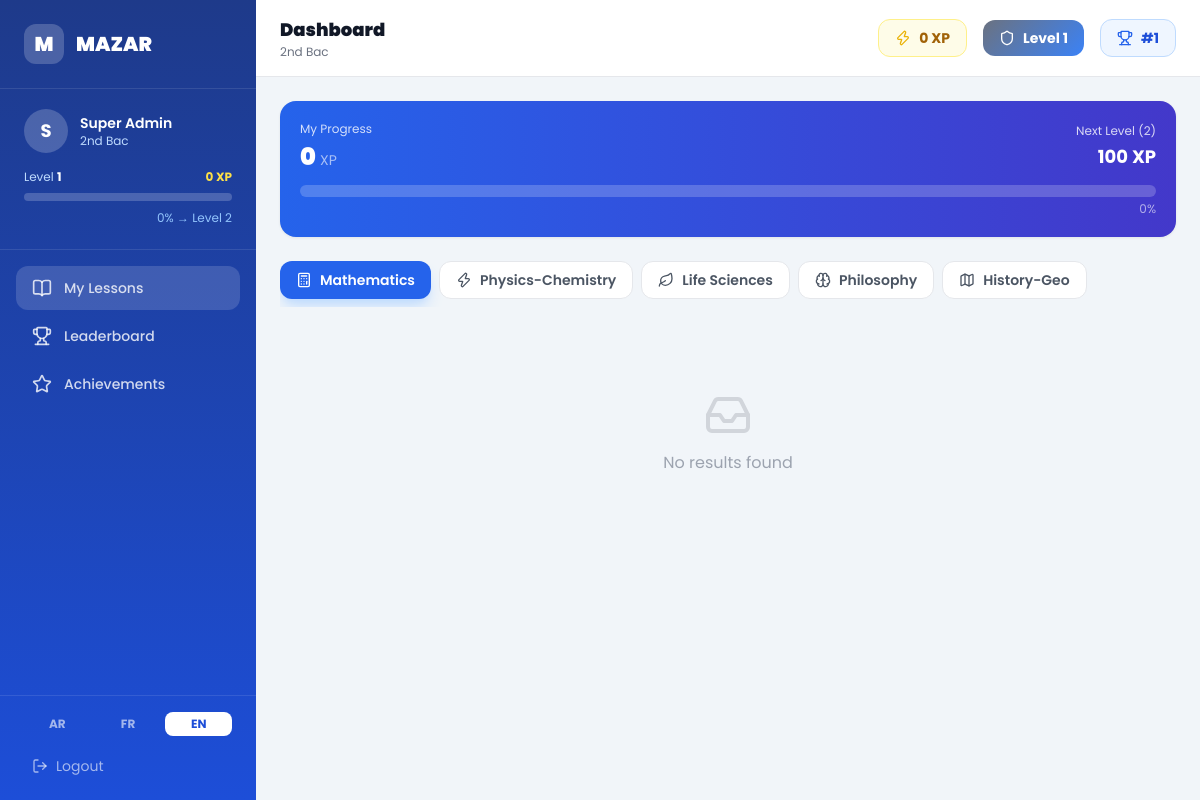
The app's page /student/dashboard.php?lang=en&tab=lessons (signed in) with its own data.
### tables this page shows
CREATE TABLE IF NOT EXISTS `levels` (
  `id`        INT UNSIGNED NOT NULL AUTO_INCREMENT,
  `name_ar`   VARCHAR(100) NOT NULL,
  `name_fr`   VARCHAR(100) NOT NULL,
  `name_en`   VARCHAR(100) NOT NULL,
  `slug`      VARCHAR(60)  NOT NULL,
  `order_num` TINYINT      NOT NULL DEFAULT 0,
  PRIMARY KEY (`id`),
  UNIQUE KEY `slug` (`slug`)
);

CREATE TABLE IF NOT EXISTS `subjects` (
  `id`        INT UNSIGNED NOT NULL AUTO_INCREMENT,
  `name_ar`   VARCHAR(100) NOT NULL,
  `name_fr`   VARCHAR(100) NOT NULL,
  `name_en`   VARCHAR(100) NOT NULL,
  `level_id`  INT UNSIGNED NOT NULL,
  `icon`      VARCHAR(60)  NOT NULL DEFAULT 'BookOpen',
  `color`     VARCHAR(20)  NOT NULL DEFAULT '#3B82F6',
  `order_num` TINYINT      NOT NULL DEFAULT 0,
  PRIMARY KEY (`id`),
  KEY `level_id` (`level_id`),
  CONSTRAINT `fk_subjects_level` FOREIGN KEY (`level_id`) REFERENCES `levels` (`id`) ON DELETE CASCADE
);

### includes/functions.php (called while the page is built, shortened)
<?php
function getCurrentLang(): string {
    return $_SESSION[SESS_LANG] ?? DEFAULT_LANG;
}
function getDirection(): string {
    return getCurrentLang() === 'ar' ? 'rtl' : 'ltr';
}
function loadTranslations(): array {
    static $trans = null;
    if ($trans === null) {
        $lang = getCurrentLang();
        $file = dirname(__DIR__) . '/lang/' . $lang . '.php';
        $trans = include $file;
    }
    return $trans;
}
function t(string $key, array $replace = []): string {
    $translations = loadTranslations();
    $text = $translations[$key] ?? $key;
    return $text;
}
function getLevelThresholds(): array {
    return unserialize(LEVEL_THRESHOLDS);
}
function xpForNextLevel(int $currentLevel): int {
    $thresholds = getLevelThresholds();
    return $thresholds[$currentLevel + 1] ?? end($thresholds);
}
function xpProgressPercent(int $xp, int $level): float {
    $thresholds = getLevelThresholds();
    $current = $thresholds[$level] ?? 0;
    $next    = $thresholds[$level + 1] ?? $thresholds[10];
    return min(100, round(($xp - $current) / ($next - $current) * 100, 1));
}
function getSubjectsByLevel(int $levelId): array {
    $lang = getCurrentLang();
    $col  = "name_{$lang}";
    $db   = getDB();
    $stmt = $db->prepare("SELECT id, {$col} AS name, icon, color FROM subjects WHERE level_id = ? ORDER BY order_num ASC");
    $stmt->execute([$levelId]);
    return $stmt->fetchAll();
}
function getLessonsBySubject(int $subjectId, int $userId = 0): array {
    $lang = getCurrentLang();
    $col  = "title_{$lang}";
    $db   = getDB();
    $sql  = "SELECT l.id, l.{$col} AS title, l.type, l.url, l.thumbnail, l.xp_reward, l.duration,
                    " . ($userId ? "IF(ulc.id IS NOT NULL, 1, 0)" : "0") . " AS completed
             FROM lessons l
             " . ($userId ? "LEFT JOIN user_lesson_completions ulc ON ulc.lesson_id=l.id AND ulc.user_id=?" : "") . "
             WHERE l.subject_id = ? AND l.published = 1
             ORDER BY l.order_num ASC";
    $params = $userId ? [$userId, $subjectId] : [$subjectId];
    $stmt = $db->prepare($sql);
    $stmt->execute($params);
    return $stmt->fetchAll();
}

### student/dashboard.php (the view, shortened to what this page needs)
<?php
require_once dirname(__DIR__) . '/includes/functions.php';
$lang      = getCurrentLang();
$dir       = getDirection();
$userId    = (int)$_SESSION[SESS_USER_ID];
$gradeId   = (int)$_SESSION[SESS_GRADE];
$userXP    = (int)$_SESSION[SESS_XP];
$userLevel = (int)$_SESSION[SESS_LEVEL];
$userName  = $_SESSION[SESS_USERNAME] ?? 'Student';
$db      = getDB();
$lvlStmt = $db->prepare("SELECT name_{$lang} AS name FROM levels WHERE id = ?");
$lvlStmt->execute([$gradeId]);
$gradeName = $lvlStmt->fetchColumn() ?: '—';
$subjects  = getSubjectsByLevel($gradeId);
$rankStmt = $db->prepare(
    "SELECT COUNT(*)+1 AS rank FROM users
     WHERE grade_level_id=? AND xp_points>? AND role='student' AND status='active'"
);
$rankStmt->execute([$gradeId, $userXP]);
$userRank = $rankStmt->fetchColumn() ?: 1;
$activeSubjectId = (int)($_GET['subject'] ?? ($subjects[0]['id'] ?? 0));
$lessons = $activeSubjectId ? getLessonsBySubject($activeSubjectId, $userId) : [];
$progressPct  = xpProgressPercent($userXP, $userLevel);
$nextLevelXP  = xpForNextLevel($userLevel);
$tab = $_GET['tab'] ?? 'lessons';
?>
<!DOCTYPE html>
<html lang="<?= $lang ?>" dir="<?= $dir ?>">
<head>
  <script src="https://cdn.tailwindcss.com"></script>
  <link rel="stylesheet" href="https://cdnjs.cloudflare.com/ajax/libs/animate.css/4.1.1/animate.min.css">
  <link rel="stylesheet" href="../assets/css/xp-animations.css">
</head>
<body class="flex h-screen overflow-hidden" x-data="mazarDashboard()" x-init="init()">
<aside class="sidebar w-64 flex-shrink-0 flex flex-col h-full overflow-y-auto hidden md:flex">
  <div class="px-6 py-6 border-b border-white/10">
    <a href="/" class="flex items-center gap-3">
      <div class="w-10 h-10 rounded-xl bg-white/20 flex items-center justify-center">
        <span class="text-white font-black text-xl">M</span>
      </div>
      <span class="text-white font-black text-xl"><?= t('site_name') ?></span>
    </a>
  </div>
  <div class="px-6 py-5 border-b border-white/10">
    <div class="flex items-center gap-3 mb-4">
      <div class="w-11 h-11 rounded-full bg-white/20 flex items-center justify-center text-white font-bold text-lg flex-shrink-0">
        <?= mb_strtoupper(mb_substr($userName, 0, 1)) ?>
      </div>
      <div class="overflow-hidden">
        <div class="text-white font-semibold text-sm truncate"><?= htmlspecialchars($userName) ?></div>
        <div class="text-blue-200 text-xs truncate"><?= htmlspecialchars($gradeName) ?></div>
      </div>
    </div>
    <div class="flex items-center justify-between mb-2">
      <span class="text-blue-200 text-xs"><?= t('level') ?> <span id="sidebar-level" class="text-white font-bold"><?= $userLevel ?></span></span>
      <span class="text-yellow-300 text-xs font-bold"><span id="sidebar-xp"><?= $userXP ?></span> XP</span>
    </div>
    <div class="bg-white/20 rounded-full h-2">
    </div>
    <div class="text-right mt-1">
      <span class="text-blue-300 text-xs"><?= round($progressPct) ?>% → <?= t('level') ?> <?= $userLevel+1 ?></span>
    </div>
  </div>
  <nav class="px-4 py-4 flex-1 sidebar-nav">
    <a href="?tab=lessons"
       class="flex items-center gap-3 px-4 py-3 rounded-xl text-white/80 hover:text-white hover:bg-white/10 transition mb-1 <?= $tab==='lessons'?'active-tab':'' ?>">
      <i data-lucide="book-open" class="icon w-5 h-5 flex-shrink-0"></i>
      <span class="text-sm font-medium"><?= t('my_lessons') ?></span>
    </a>
    <a href="?tab=leaderboard"
       class="flex items-center gap-3 px-4 py-3 rounded-xl text-white/80 hover:text-white hover:bg-white/10 transition mb-1 <?= $tab==='leaderboard'?'active-tab':'' ?>">
      <i data-lucide="trophy" class="icon w-5 h-5 flex-shrink-0"></i>
      <span class="text-sm font-medium"><?= t('leaderboard') ?></span>
    </a>
    <a href="?tab=achievements"
       class="flex items-center gap-3 px-4 py-3 rounded-xl text-white/80 hover:text-white hover:bg-white/10 transition mb-1 <?= $tab==='achievements'?'active-tab':'' ?>">
      <i data-lucide="star" class="icon w-5 h-5 flex-shrink-0"></i>
      <span class="text-sm font-medium"><?= t('achievements') ?></span>
    </a>
  </nav>
  <div class="px-6 py-4 border-t border-white/10 space-y-3">
    <div class="flex gap-1">
      <?php foreach(['ar','fr','en'] as $l): ?>
      <a href="?lang=<?= $l ?>&tab=<?= $tab ?>"
         class="flex-1 text-center py-1 rounded-lg text-xs font-bold transition <?= $lang===$l ? 'bg-white text-blue-700' : 'text-white/60 hover:bg-white/10' ?>">
        <?= strtoupper($l) ?>
      </a>
      <?php endforeach; ?>
    </div>
    <a href="../logout.php" class="flex items-center gap-2 text-white/60 hover:text-white text-sm transition px-2 py-2 rounded-xl hover:bg-white/10">
      <i data-lucide="log-out" class="w-4 h-4 flex-shrink-0"></i>
      <?= t('logout') ?>
    </a>
  </div>
</aside>
<div class="flex-1 flex flex-col overflow-hidden">
  <header class="bg-white border-b border-gray-200 px-6 py-4 flex items-center justify-between flex-shrink-0">
    <div>
      <h1 class="font-black text-gray-900 text-lg"><?= t('dashboard') ?></h1>
      <p class="text-gray-500 text-xs"><?= htmlspecialchars($gradeName) ?></p>
    </div>
    <div class="flex items-center gap-4">
      <div class="flex items-center gap-2 bg-yellow-50 border border-yellow-200 rounded-xl px-4 py-2">
        <i data-lucide="zap" class="w-4 h-4 text-yellow-500"></i>
        <span class="font-bold text-yellow-700 text-sm"><span id="header-xp"><?= $userXP ?></span> XP</span>
      </div>
      <div class="level-badge flex items-center gap-2 rounded-xl px-4 py-2">
        <i data-lucide="shield" class="w-4 h-4 text-white"></i>
        <span class="font-bold text-white text-sm"><?= t('level') ?> <span id="header-level"><?= $userLevel ?></span></span>
      </div>
      <div class="hidden sm:flex items-center gap-2 bg-blue-50 border border-blue-200 rounded-xl px-4 py-2">
        <i data-lucide="trophy" class="w-4 h-4 text-blue-600"></i>
        <span class="font-bold text-blue-700 text-sm">#<?= $userRank ?></span>
      </div>
    </div>
  </header>
  <main class="flex-1 overflow-y-auto p-6">
    <?php if ($tab === 'lessons'): ?>
    <div class="card p-5 mb-6 bg-gradient-to-r from-blue-600 to-indigo-700 text-white">
      <div class="flex items-center justify-between mb-3">
        <div>
          <div class="text-white/80 text-xs mb-1"><?= t('my_progress') ?></div>
          <div class="text-2xl font-black"><?= $userXP ?> <span class="text-white/60 text-sm font-normal">XP</span></div>
        </div>
        <div class="text-right">
          <div class="text-white/80 text-xs mb-1"><?= t('next_level') ?> (<?= $userLevel+1 ?>)</div>
          <div class="text-lg font-bold"><?= $nextLevelXP ?> XP</div>
        </div>
      </div>
      <div class="bg-white/20 rounded-full h-3">
      </div>
      <div class="text-right mt-1 text-white/60 text-xs"><?= round($progressPct) ?>%</div>
    </div>
    <div class="flex gap-2 mb-5 overflow-x-auto pb-2 flex-wrap">
      <?php foreach($subjects as $subj): ?>
      <a href="?tab=lessons&subject=<?= $subj['id'] ?>"
         class="flex items-center gap-2 px-4 py-2 rounded-xl text-sm font-semibold transition flex-shrink-0
         <?= $activeSubjectId===$subj['id'] ? 'bg-blue-600 text-white shadow-lg shadow-blue-200' : 'bg-white text-gray-600 hover:bg-blue-50 hover:text-blue-700 border border-gray-200' ?>">
        <i data-lucide="<?= htmlspecialchars($subj['icon']) ?>" class="w-4 h-4"></i>
        <?= htmlspecialchars($subj['name']) ?>
      </a>
      <?php endforeach; ?>
    </div>
    <div class="grid sm:grid-cols-2 lg:grid-cols-3 gap-5" id="lessons-grid">
      <?php if(empty($lessons)): ?>
      <div class="col-span-3 text-center py-16">
        <i data-lucide="inbox" class="w-12 h-12 text-gray-300 mx-auto mb-3"></i>
        <p class="text-gray-400"><?= t('no_results') ?></p>
      </div>
      <?php endif; ?>
    </div>
    <?php endif; ?>
  </main>
</div>
</body>
</html>

### records on screen
levels: name_en "2nd Bac"
subjects: name_en "Mathematics"
subjects: name_en "Physics-Chemistry"
subjects: name_en "Life Sciences"
subjects: name_en "Philosophy"
subjects: name_en "History-Geo"

### other values on screen
t('site_name') "MAZAR"
mb_strtoupper(mb_substr($userName, 0, 1)) "S"
$userName "Super Admin"
t('level') "Level"
$userLevel "1"
$userXP "0"
$progressPct "0"
$userLevel+1 "2"
t('my_lessons') "My Lessons"
t('leaderboard') "Leaderboard"
t('achievements') "Achievements"
$l "AR"
$l "FR"
$l "EN"
t('logout') "Logout"
